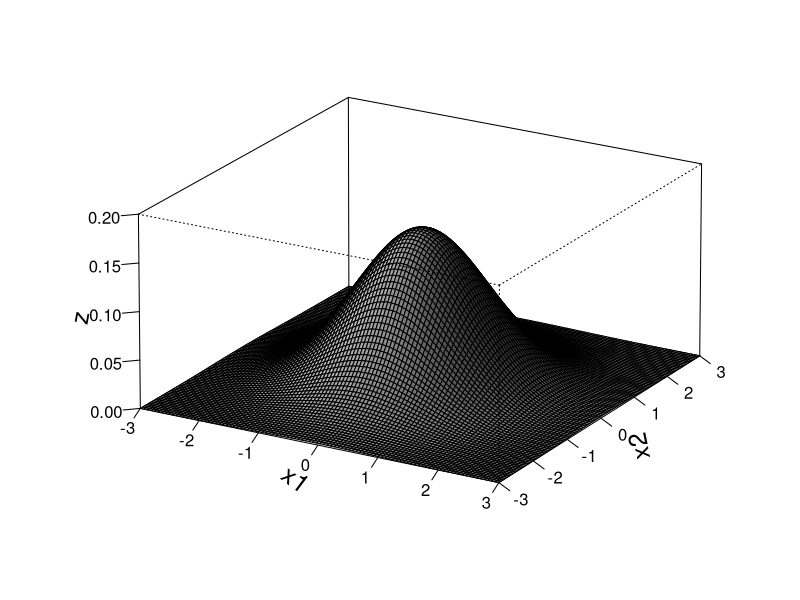
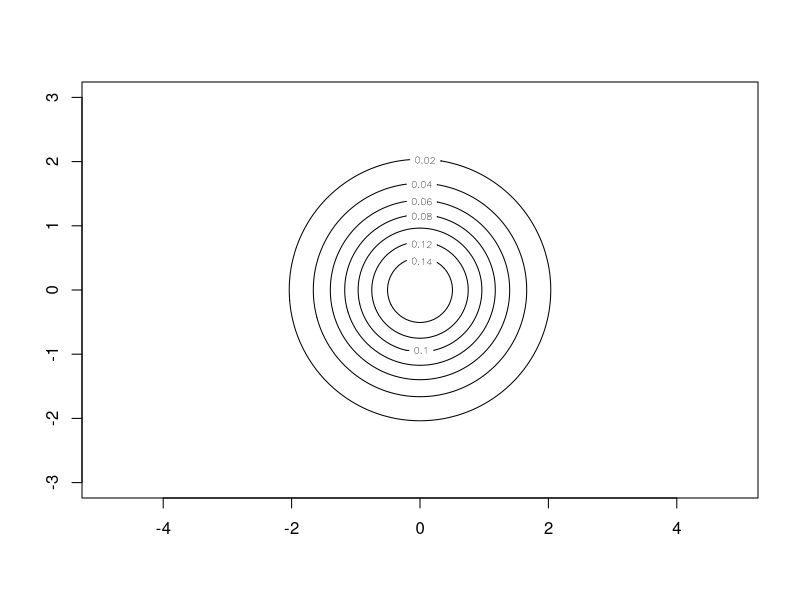
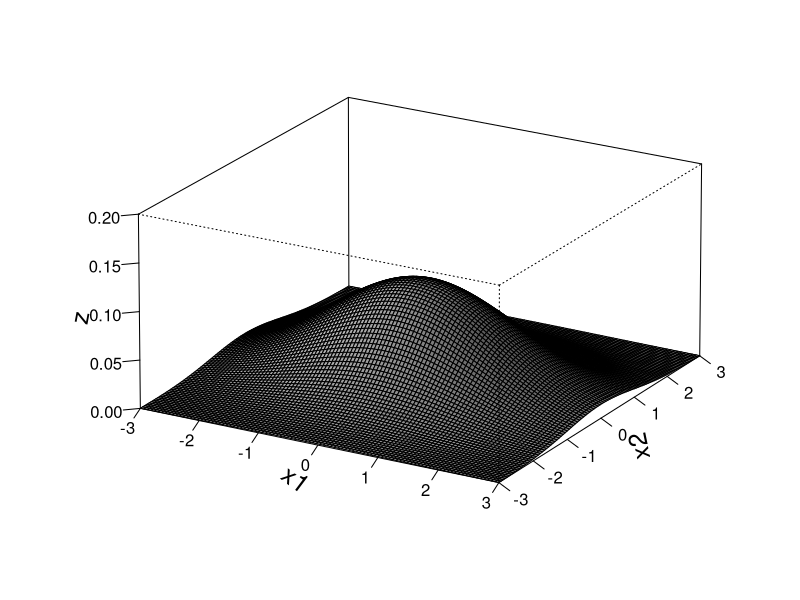
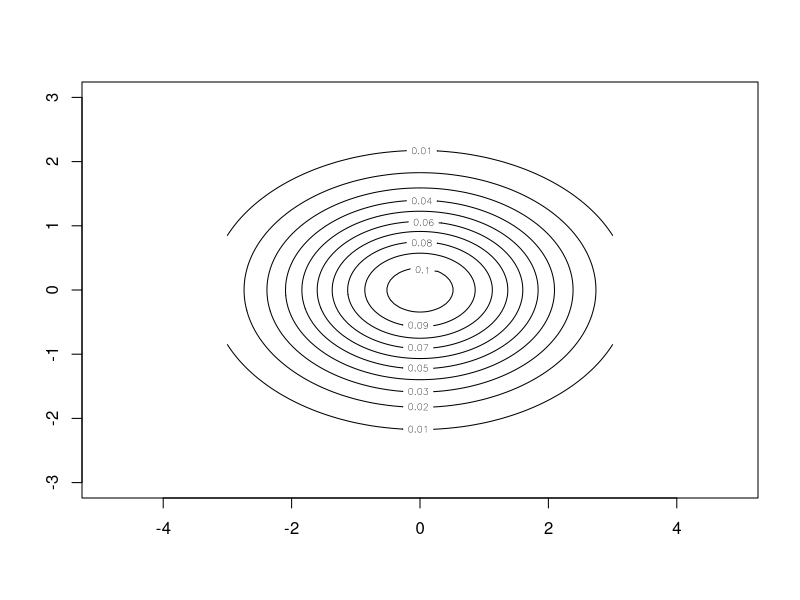
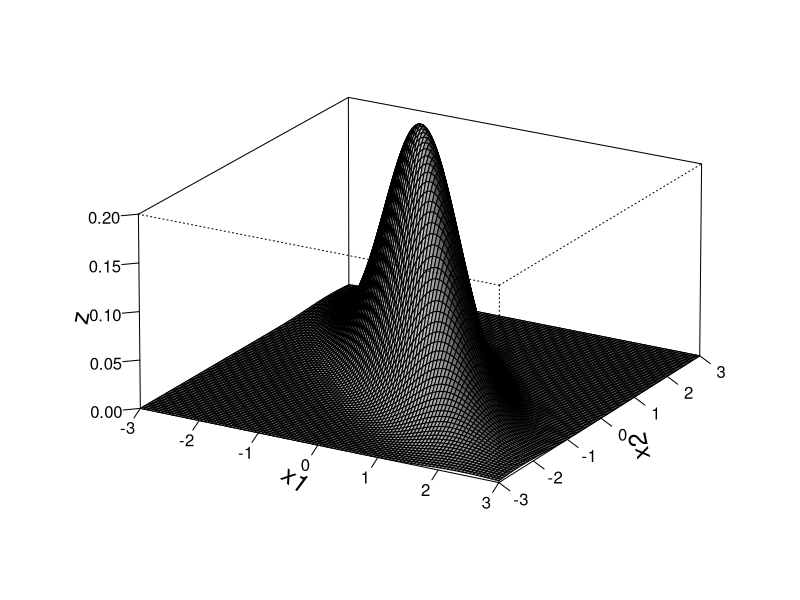
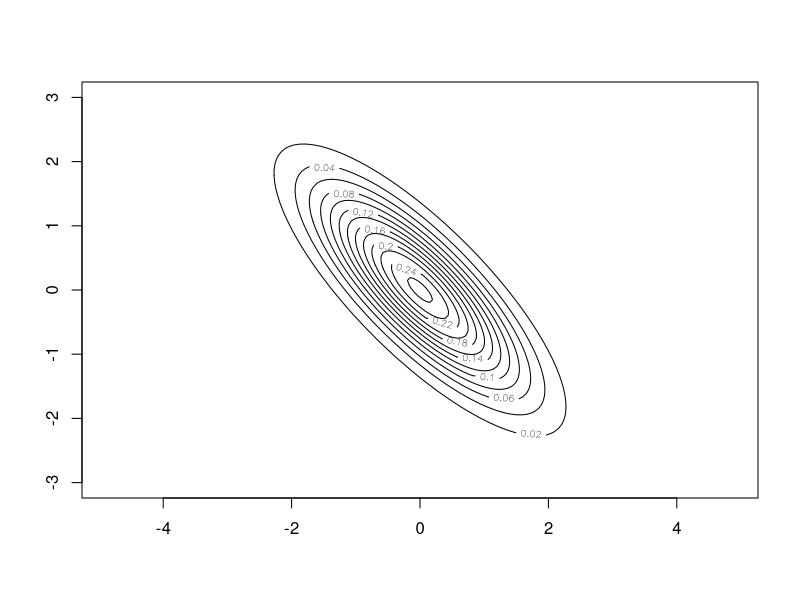
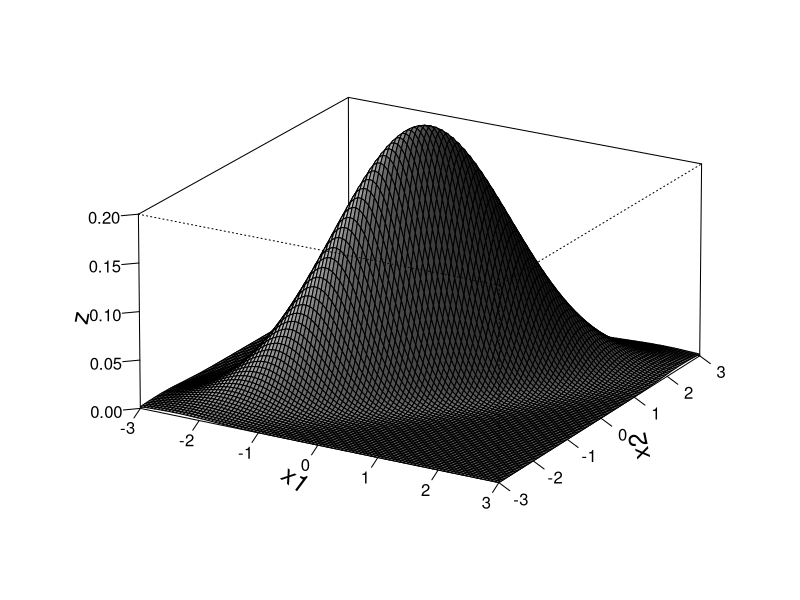
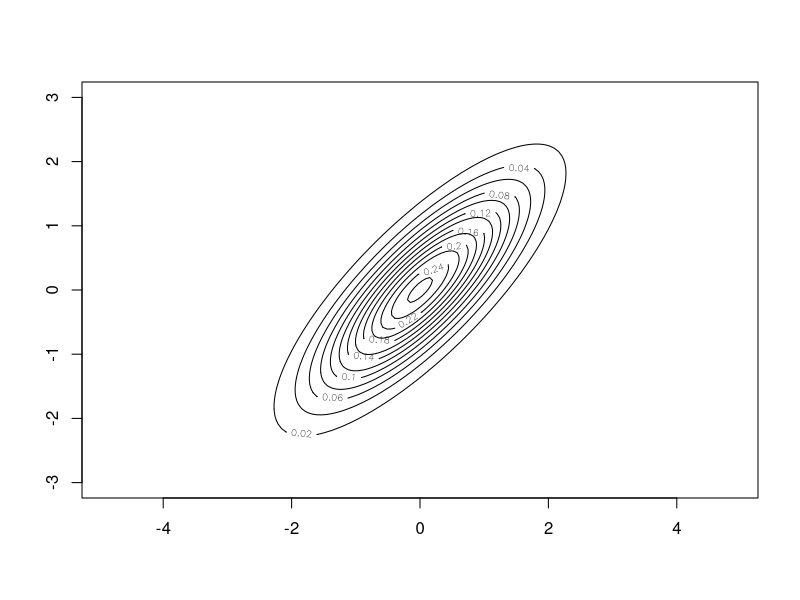

R code for these plots, in order:
### Exercise 2

remove(list = ls())

x1 = seq(-3,3, le = 100)
x2 = seq(-3,3, le = 100)

# i)

m = c(0,0)
m1 = 0
m2 = 0

S11 = 1
S22 = 1

COR12 = 0

f= function(v1,v2)
{
  (1/(2*pi))*exp((-1/2)*(((v1-m1)^2)+((v2-m2)^2)))
}

z = outer(x1,x2,f)
persp(x1,x2,z,main="",cex.lab=1.5,theta=30,phi=20,r=50,d=0.1,expand=0.5,
      ltheta=90,lphi=180,shade=0.75,ticktype="detailed",nticks=5,
      xlim=c(-3,3),ylim=c(-3,3),zlim=c(0,0.2))
contour(x1,x2,z,asp = 1)

# ii)

m = c(0,0)
m1 = 0
m2 = 0

S11 = 1.5^2
S22 = 1

COR12 = 0

f= function(v1,v2)
{
  (1/((2*pi)*sqrt(S11*S22)*sqrt(1-COR12^2)))*exp((-1/(2*(1-COR12^2)))*(((v1-m1)^2/S11)
  -2*COR12*((v1-m1)/sqrt(S11))*((v2-m2)/sqrt(S22))+((v2-m2)^2)/S22))
}

z = outer(x1,x2,f)
persp(x1,x2,z,main="",cex.lab=1.5,theta=30,phi=20,r=50,d=0.1,expand=0.5,
      ltheta=90,lphi=180,shade=0.75,ticktype="detailed",nticks=5,
      xlim=c(-3,3),ylim=c(-3,3),zlim=c(0,0.2))
contour(x1,x2,z,asp = 1)

# iii)

m = c(0,0)
m1 = 0
m2 = 0

S11 = 1
S22 = 1

COR12 = -0.8

f= function(v1,v2)
{
  (1/((2*pi)*sqrt(S11*S22)*sqrt(1-COR12^2)))*exp((-1/(2*(1-COR12^2)))*(((v1-m1)^2/S11)
  -2*COR12*((v1-m1)/sqrt(S11))*((v2-m2)/sqrt(S22))+((v2-m2)^2)/S22))
}
z = outer(x1,x2,f)

persp(x1,x2,z,main="",cex.lab=1.5,theta=30,phi=20,r=50,d=0.1,expand=0.5,
      ltheta=90,lphi=180,shade=0.75,ticktype="detailed",nticks=5,
      xlim=c(-3,3),ylim=c(-3,3),zlim=c(0,0.2))
contour(x1,x2,z,asp = 1)

# iv)

m = c(0,0)
m1 = 0
m2 = 0

S11 = 1
S22 = 1

COR12 = 0.8

f= function(v1,v2)
{
  (1/((2*pi)*sqrt(S11*S22)*sqrt(1-COR12^2)))*exp((-1/(2*(1-COR12^2)))*(((v1-m1)^2/S11)
  -2*COR12*((v1-m1)/sqrt(S11))*((v2-m2)/sqrt(S22))+((v2-m2)^2)/S22))
}
z = outer(x1,x2,f)

persp(x1,x2,z,main="",cex.lab=1.5,theta=30,phi=20,r=50,d=0.1,expand=0.5,
      ltheta=90,lphi=180,shade=0.75,ticktype="detailed",nticks=5,
      xlim=c(-3,3),ylim=c(-3,3),zlim=c(0,0.2))
contour(x1,x2,z,asp = 1)
